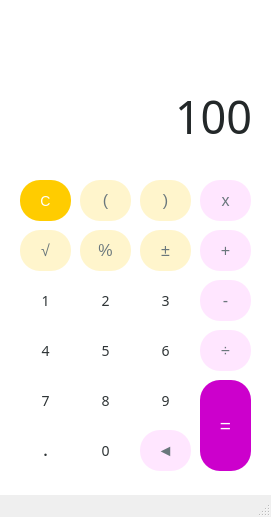
<?xml version="1.0" encoding="UTF-8"?>
<ui version="4.0">
 <class>MainWindow</class>
 <widget class="QMainWindow" name="MainWindow">
  <property name="geometry">
   <rect>
    <x>0</x>
    <y>0</y>
    <width>271</width>
    <height>517</height>
   </rect>
  </property>
  <property name="windowTitle">
   <string>MainWindow</string>
  </property>
  <widget class="QWidget" name="centralwidget">
   <property name="enabled">
    <bool>true</bool>
   </property>
   <property name="styleSheet">
    <string notr="true">QWidget{
	background-color : #ffffff;
}</string>
   </property>
   <widget class="QPushButton" name="LeftParenthese">
    <property name="geometry">
     <rect>
      <x>80</x>
      <y>180</y>
      <width>51</width>
      <height>41</height>
     </rect>
    </property>
    <property name="styleSheet">
     <string notr="true">QPushButton {
	background-color :#fff5cc;
	color : #6a777c;
    border-radius : 20px; 
	font-size : 16px;
	border : none;
	transition : 0.4s;
}
QPushButton:pressed {
	background-color :#ffd11a;
	color : #ffffff;
    border-radius : 20px; 
	font-size : 16px;
	border : none;
}</string>
    </property>
    <property name="text">
     <string>(</string>
    </property>
   </widget>
   <widget class="QPushButton" name="Button0">
    <property name="geometry">
     <rect>
      <x>80</x>
      <y>430</y>
      <width>51</width>
      <height>41</height>
     </rect>
    </property>
    <property name="font">
     <font>
      <family>Spartan</family>
      <pointsize>-1</pointsize>
      <weight>50</weight>
      <bold>false</bold>
     </font>
    </property>
    <property name="styleSheet">
     <string notr="true">QPushButton {
	background-color : #ffffff;
	color : #2e3436;
    border-radius : 20px; 
	box-shadow : 1px 1px 7px #2e3436;
	font-size : 14px;
	border : none;
}</string>
    </property>
    <property name="text">
     <string>0</string>
    </property>
   </widget>
   <widget class="QPushButton" name="Del">
    <property name="geometry">
     <rect>
      <x>140</x>
      <y>430</y>
      <width>51</width>
      <height>41</height>
     </rect>
    </property>
    <property name="styleSheet">
     <string notr="true">QPushButton {
	background-color :#ffe6ff;
	color : #6a777c;
    border-radius : 20px; 
	font-size : 16px;
	border : none;
	transition : 0.4s;
}
QPushButton:pressed{
	background-color :#ff4dff;
	color : #ffffff;
    border-radius : 20px; 
	font-size : 16px;
	border : none;
}</string>
    </property>
    <property name="text">
     <string>◄</string>
    </property>
   </widget>
   <widget class="QLineEdit" name="Memory3">
    <property name="geometry">
     <rect>
      <x>0</x>
      <y>0</y>
      <width>271</width>
      <height>31</height>
     </rect>
    </property>
    <property name="font">
     <font>
      <family>Outfit</family>
      <pointsize>-1</pointsize>
     </font>
    </property>
    <property name="styleSheet">
     <string notr="true">QLineEdit{
	border : none;
	padding-right :  15px ; 
	color : #6a777c;
	font-size : 11px
}</string>
    </property>
    <property name="text">
     <string/>
    </property>
    <property name="alignment">
     <set>Qt::AlignRight|Qt::AlignTrailing|Qt::AlignVCenter</set>
    </property>
   </widget>
   <widget class="QPushButton" name="Mod">
    <property name="geometry">
     <rect>
      <x>80</x>
      <y>230</y>
      <width>51</width>
      <height>41</height>
     </rect>
    </property>
    <property name="styleSheet">
     <string notr="true">QPushButton {
	background-color :#fff5cc;
	color : #6a777c;
    border-radius : 20px; 
	font-size : 16px;
	border : none;
	transition : 0.4s;
}
QPushButton:pressed {
	background-color :#ffd11a;
	color : #ffffff;
    border-radius : 20px; 
	font-size : 16px;
	border : none;
}</string>
    </property>
    <property name="text">
     <string>%</string>
    </property>
   </widget>
   <widget class="QPushButton" name="Mult">
    <property name="geometry">
     <rect>
      <x>200</x>
      <y>180</y>
      <width>51</width>
      <height>41</height>
     </rect>
    </property>
    <property name="styleSheet">
     <string notr="true">QPushButton {
	background-color :#ffe6ff;
	color : #6a777c;
    border-radius : 20px; 
	font-size : 16px;
	border : none;
	transition : 0.4s;
}
QPushButton:pressed{
	background-color :#ff4dff;
	color : #ffffff;
    border-radius : 20px; 
	font-size : 16px;
	border : none;
}</string>
    </property>
    <property name="text">
     <string>x</string>
    </property>
   </widget>
   <widget class="QPushButton" name="Divide">
    <property name="geometry">
     <rect>
      <x>200</x>
      <y>330</y>
      <width>51</width>
      <height>41</height>
     </rect>
    </property>
    <property name="styleSheet">
     <string notr="true">QPushButton {
	background-color :#ffe6ff;
	color : #6a777c;
    border-radius : 20px; 
	font-size : 16px;
	border : none;
	transition : 0.4s;
}
QPushButton:pressed{
	background-color :#ff4dff;
	color : #ffffff;
    border-radius : 20px; 
	font-size : 16px;
	border : none;
}</string>
    </property>
    <property name="text">
     <string>÷</string>
    </property>
   </widget>
   <widget class="QPushButton" name="Button6">
    <property name="geometry">
     <rect>
      <x>140</x>
      <y>330</y>
      <width>51</width>
      <height>41</height>
     </rect>
    </property>
    <property name="font">
     <font>
      <family>Spartan</family>
      <pointsize>-1</pointsize>
      <weight>50</weight>
      <bold>false</bold>
     </font>
    </property>
    <property name="styleSheet">
     <string notr="true">QPushButton {
	background-color : #ffffff;
	color : #2e3436;
    border-radius : 20px; 
	box-shadow : 1px 1px 7px #2e3436;
	font-size : 14px;
	border : none;
}</string>
    </property>
    <property name="text">
     <string>6</string>
    </property>
   </widget>
   <widget class="QLineEdit" name="Display">
    <property name="geometry">
     <rect>
      <x>0</x>
      <y>80</y>
      <width>271</width>
      <height>71</height>
     </rect>
    </property>
    <property name="sizePolicy">
     <sizepolicy hsizetype="Preferred" vsizetype="Expanding">
      <horstretch>0</horstretch>
      <verstretch>0</verstretch>
     </sizepolicy>
    </property>
    <property name="font">
     <font>
      <family>Outfit</family>
      <pointsize>-1</pointsize>
      <weight>50</weight>
      <bold>false</bold>
     </font>
    </property>
    <property name="styleSheet">
     <string notr="true">QLineEdit{
	border : none;
	padding:15px;
	color :  #232829;
	font-size : 45px;
}</string>
    </property>
    <property name="text">
     <string>100</string>
    </property>
    <property name="alignment">
     <set>Qt::AlignRight|Qt::AlignTrailing|Qt::AlignVCenter</set>
    </property>
   </widget>
   <widget class="QPushButton" name="Equal">
    <property name="geometry">
     <rect>
      <x>200</x>
      <y>380</y>
      <width>51</width>
      <height>91</height>
     </rect>
    </property>
    <property name="styleSheet">
     <string notr="true">QPushButton{
	background-color :#cc00cc;
	color : #fff;
	border-radius: 20px;
	font-size : 19px;
	box-shadow : 2px 2px 4px  #6a777c;
	transition : 0.5s;

}
QPushButton:pressed{
	background-color :#e600e6;
	color : #ffffff;
	border-radius: 20px;
	font-size : 19px;
}</string>
    </property>
    <property name="text">
     <string>=</string>
    </property>
   </widget>
   <widget class="QPushButton" name="Button1">
    <property name="geometry">
     <rect>
      <x>20</x>
      <y>280</y>
      <width>51</width>
      <height>41</height>
     </rect>
    </property>
    <property name="font">
     <font>
      <family>Spartan</family>
      <pointsize>-1</pointsize>
      <weight>50</weight>
      <bold>false</bold>
     </font>
    </property>
    <property name="styleSheet">
     <string notr="true">QPushButton {
	background-color : #ffffff;
	color : #2e3436;
    border-radius : 20px; 
	box-shadow : 1px 1px 7px #2e3436;
	font-size : 14px;
	border : none;
}</string>
    </property>
    <property name="text">
     <string>1</string>
    </property>
   </widget>
   <widget class="QLineEdit" name="Memory2">
    <property name="geometry">
     <rect>
      <x>0</x>
      <y>20</y>
      <width>271</width>
      <height>41</height>
     </rect>
    </property>
    <property name="font">
     <font>
      <family>Outfit</family>
      <pointsize>-1</pointsize>
     </font>
    </property>
    <property name="styleSheet">
     <string notr="true">QLineEdit{
	border : none;
	padding-right :  15px ; 
	color :  #6a777c;
	font-size : 13px
}</string>
    </property>
    <property name="text">
     <string/>
    </property>
    <property name="alignment">
     <set>Qt::AlignRight|Qt::AlignTrailing|Qt::AlignVCenter</set>
    </property>
   </widget>
   <widget class="QPushButton" name="Button9">
    <property name="geometry">
     <rect>
      <x>140</x>
      <y>380</y>
      <width>51</width>
      <height>41</height>
     </rect>
    </property>
    <property name="font">
     <font>
      <family>Spartan</family>
      <pointsize>-1</pointsize>
      <weight>50</weight>
      <bold>false</bold>
     </font>
    </property>
    <property name="styleSheet">
     <string notr="true">QPushButton {
	background-color : #ffffff;
	color : #2e3436;
    border-radius : 20px; 
	box-shadow : 1px 1px 7px #2e3436;
	font-size : 14px;
	border : none;
}</string>
    </property>
    <property name="text">
     <string>9</string>
    </property>
   </widget>
   <widget class="QPushButton" name="Subs">
    <property name="geometry">
     <rect>
      <x>200</x>
      <y>280</y>
      <width>51</width>
      <height>41</height>
     </rect>
    </property>
    <property name="styleSheet">
     <string notr="true">QPushButton {
	background-color :#ffe6ff;
	color : #6a777c;
    border-radius : 20px; 
	font-size : 16px;
	border : none;
	transition : 0.4s;
}
QPushButton:pressed{
	background-color :#ff4dff;
	color : #ffffff;
    border-radius : 20px; 
	font-size : 16px;
	border : none;
}</string>
    </property>
    <property name="text">
     <string>-</string>
    </property>
   </widget>
   <widget class="QPushButton" name="Button7">
    <property name="geometry">
     <rect>
      <x>20</x>
      <y>380</y>
      <width>51</width>
      <height>41</height>
     </rect>
    </property>
    <property name="font">
     <font>
      <family>Spartan</family>
      <pointsize>-1</pointsize>
      <weight>50</weight>
      <bold>false</bold>
     </font>
    </property>
    <property name="styleSheet">
     <string notr="true">QPushButton {
	background-color : #ffffff;
	color : #2e3436;
    border-radius : 20px; 
	box-shadow : 1px 1px 7px #2e3436;
	font-size : 14px;
	border : none;
}</string>
    </property>
    <property name="text">
     <string>7</string>
    </property>
   </widget>
   <widget class="QPushButton" name="Button4">
    <property name="geometry">
     <rect>
      <x>20</x>
      <y>330</y>
      <width>51</width>
      <height>41</height>
     </rect>
    </property>
    <property name="font">
     <font>
      <family>Spartan</family>
      <pointsize>-1</pointsize>
      <weight>50</weight>
      <bold>false</bold>
     </font>
    </property>
    <property name="styleSheet">
     <string notr="true">QPushButton {
	background-color : #ffffff;
	color : #2e3436;
    border-radius : 20px; 
	box-shadow : 1px 1px 7px #2e3436;
	font-size : 14px;
	border : none;
}</string>
    </property>
    <property name="text">
     <string>4</string>
    </property>
   </widget>
   <widget class="QPushButton" name="Square">
    <property name="geometry">
     <rect>
      <x>20</x>
      <y>230</y>
      <width>51</width>
      <height>41</height>
     </rect>
    </property>
    <property name="styleSheet">
     <string notr="true">QPushButton {
	background-color :#fff5cc;
	color : #6a777c;
    border-radius : 20px; 
	font-size : 16px;
	border : none;
	transition : 0.4s;
}
QPushButton:pressed {
	background-color :#ffd11a;
	color : #ffffff;
    border-radius : 20px; 
	font-size : 16px;
	border : none;
}</string>
    </property>
    <property name="text">
     <string>√</string>
    </property>
   </widget>
   <widget class="QPushButton" name="Button8">
    <property name="geometry">
     <rect>
      <x>80</x>
      <y>380</y>
      <width>51</width>
      <height>41</height>
     </rect>
    </property>
    <property name="font">
     <font>
      <family>Spartan</family>
      <pointsize>-1</pointsize>
      <weight>50</weight>
      <bold>false</bold>
     </font>
    </property>
    <property name="styleSheet">
     <string notr="true">QPushButton {
	background-color : #ffffff;
	color : #2e3436;
    border-radius : 20px; 
	box-shadow : 1px 1px 7px #2e3436;
	font-size : 14px;
	border : none;
}</string>
    </property>
    <property name="text">
     <string>8</string>
    </property>
   </widget>
   <widget class="QPushButton" name="Add">
    <property name="geometry">
     <rect>
      <x>200</x>
      <y>230</y>
      <width>51</width>
      <height>41</height>
     </rect>
    </property>
    <property name="styleSheet">
     <string notr="true">QPushButton {
	background-color :#ffe6ff;
	color : #6a777c;
    border-radius : 20px; 
	font-size : 16px;
	border : none;
	transition : 0.4s;
}
QPushButton:pressed{
	background-color :#ff4dff;
	color : #ffffff;
    border-radius : 20px; 
	font-size : 16px;
	border : none;
}</string>
    </property>
    <property name="text">
     <string>+</string>
    </property>
   </widget>
   <widget class="QPushButton" name="Dot">
    <property name="geometry">
     <rect>
      <x>20</x>
      <y>430</y>
      <width>51</width>
      <height>41</height>
     </rect>
    </property>
    <property name="font">
     <font>
      <family>Spartan</family>
      <pointsize>-1</pointsize>
      <weight>75</weight>
      <bold>true</bold>
     </font>
    </property>
    <property name="styleSheet">
     <string notr="true">QPushButton {
	background-color : #ffffff;
	color : #2e3436;
    border-radius : 20px; 
	box-shadow : 1px 1px 7px #2e3436;
	font-size : 14px;
	border : none;
}</string>
    </property>
    <property name="text">
     <string>.</string>
    </property>
   </widget>
   <widget class="QLineEdit" name="Memory1">
    <property name="geometry">
     <rect>
      <x>0</x>
      <y>53</y>
      <width>271</width>
      <height>31</height>
     </rect>
    </property>
    <property name="font">
     <font>
      <family>Outfit</family>
      <pointsize>-1</pointsize>
     </font>
    </property>
    <property name="styleSheet">
     <string notr="true">QLineEdit{
	border : none;
	padding-right :  15px ; 
	color : #465053;
	font-size : 16px
}</string>
    </property>
    <property name="text">
     <string/>
    </property>
    <property name="alignment">
     <set>Qt::AlignRight|Qt::AlignTrailing|Qt::AlignVCenter</set>
    </property>
   </widget>
   <widget class="QPushButton" name="Button3">
    <property name="geometry">
     <rect>
      <x>140</x>
      <y>280</y>
      <width>51</width>
      <height>41</height>
     </rect>
    </property>
    <property name="font">
     <font>
      <family>Spartan</family>
      <pointsize>-1</pointsize>
      <weight>50</weight>
      <bold>false</bold>
     </font>
    </property>
    <property name="styleSheet">
     <string notr="true">QPushButton {
	background-color : #ffffff;
	color : #2e3436;
    border-radius : 20px; 
	box-shadow : 1px 1px 7px #2e3436;
	font-size : 14px;
	border : none;
}</string>
    </property>
    <property name="text">
     <string>3</string>
    </property>
   </widget>
   <widget class="QPushButton" name="Button5">
    <property name="geometry">
     <rect>
      <x>80</x>
      <y>330</y>
      <width>51</width>
      <height>41</height>
     </rect>
    </property>
    <property name="font">
     <font>
      <family>Spartan</family>
      <pointsize>-1</pointsize>
      <weight>50</weight>
      <bold>false</bold>
     </font>
    </property>
    <property name="styleSheet">
     <string notr="true">QPushButton {
	background-color : #ffffff;
	color : #2e3436;
    border-radius : 20px; 
	box-shadow : 1px 1px 7px #2e3436;
	font-size : 14px;
	border : none;
}</string>
    </property>
    <property name="text">
     <string>5</string>
    </property>
   </widget>
   <widget class="QPushButton" name="RightParenthese">
    <property name="geometry">
     <rect>
      <x>140</x>
      <y>180</y>
      <width>51</width>
      <height>41</height>
     </rect>
    </property>
    <property name="styleSheet">
     <string notr="true">QPushButton {
	background-color :#fff5cc;
	color : #6a777c;
    border-radius : 20px; 
	font-size : 16px;
	border : none;
	transition : 0.4s;
}
QPushButton:pressed {
	background-color :#ffd11a;
	color : #ffffff;
    border-radius : 20px; 
	font-size : 16px;
	border : none;
}</string>
    </property>
    <property name="text">
     <string>)</string>
    </property>
   </widget>
   <widget class="QPushButton" name="Flush">
    <property name="geometry">
     <rect>
      <x>20</x>
      <y>180</y>
      <width>51</width>
      <height>41</height>
     </rect>
    </property>
    <property name="autoFillBackground">
     <bool>false</bool>
    </property>
    <property name="styleSheet">
     <string notr="true">QPushButton {
	background-color :#ffcc00;
	color : #ffffff;
    border-radius : 20px; 
	font-size : 14px;
	border : none;
}</string>
    </property>
    <property name="text">
     <string>C</string>
    </property>
   </widget>
   <widget class="QPushButton" name="Sign">
    <property name="geometry">
     <rect>
      <x>140</x>
      <y>230</y>
      <width>51</width>
      <height>41</height>
     </rect>
    </property>
    <property name="styleSheet">
     <string notr="true">QPushButton {
	background-color :#fff5cc;
	color : #6a777c;
    border-radius : 20px; 
	font-size : 16px;
	border : none;
	transition : 0.4s;
}
QPushButton:pressed {
	background-color :#ffd11a;
	color : #ffffff;
    border-radius : 20px; 
	font-size : 16px;
	border : none;
}</string>
    </property>
    <property name="text">
     <string>±</string>
    </property>
   </widget>
   <widget class="QPushButton" name="Button2">
    <property name="geometry">
     <rect>
      <x>80</x>
      <y>280</y>
      <width>51</width>
      <height>41</height>
     </rect>
    </property>
    <property name="font">
     <font>
      <family>Spartan</family>
      <pointsize>-1</pointsize>
      <weight>50</weight>
      <bold>false</bold>
     </font>
    </property>
    <property name="styleSheet">
     <string notr="true">QPushButton {
	background-color : #ffffff;
	color : #2e3436;
    border-radius : 20px; 
	box-shadow : 1px 1px 7px #2e3436;
	font-size : 14px;
	border : none;
}</string>
    </property>
    <property name="text">
     <string>2</string>
    </property>
   </widget>
  </widget>
  <widget class="QMenuBar" name="menubar">
   <property name="geometry">
    <rect>
     <x>0</x>
     <y>0</y>
     <width>271</width>
     <height>21</height>
    </rect>
   </property>
  </widget>
  <widget class="QStatusBar" name="statusbar"/>
 </widget>
 <resources/>
 <connections/>
</ui>
